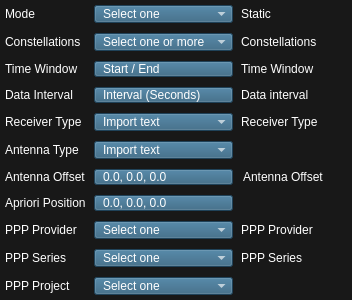
          <widget class="QWidget" name="generalTab">
           <property name="styleSheet">
            <string notr="true">background-color: rgb(24, 24, 24); color: rgb(255, 255, 255);</string>
           </property>
           <attribute name="title">
            <string>General</string>
           </attribute>
           <layout class="QGridLayout" name="configGridLayout">
            <property name="sizeConstraint">
             <enum>QLayout::SizeConstraint::SetDefaultConstraint</enum>
            </property>
            <property name="leftMargin">
             <number>5</number>
            </property>
            <property name="topMargin">
             <number>5</number>
            </property>
            <property name="rightMargin">
             <number>5</number>
            </property>
            <property name="bottomMargin">
             <number>5</number>
            </property>
            <property name="horizontalSpacing">
             <number>8</number>
            </property>
            <property name="verticalSpacing">
             <number>10</number>
            </property>
            <item row="5" column="0">
             <widget class="QLabel" name="receiverTypeLabel">
              <property name="text">
               <string>Receiver Type</string>
              </property>
             </widget>
            </item>
            <item row="13" column="0">
             <widget class="QLabel" name="pppProjectLabel">
              <property name="minimumSize">
               <size>
                <width>0</width>
                <height>0</height>
               </size>
              </property>
              <property name="maximumSize">
               <size>
                <width>16777215</width>
                <height>16777215</height>
               </size>
              </property>
              <property name="text">
               <string>PPP Project</string>
              </property>
             </widget>
            </item>
            <item row="6" column="2">
             <widget class="QComboBox" name="antennaTypeCombo">
              <property name="sizePolicy">
               <sizepolicy hsizetype="Minimum" vsizetype="Fixed">
                <horstretch>0</horstretch>
                <verstretch>0</verstretch>
               </sizepolicy>
              </property>
              <property name="cursor">
               <cursorShape>PointingHandCursor</cursorShape>
              </property>
              <property name="styleSheet">
               <string notr="true">QComboBox {
    background-color: #2c5d7c;
    color: white;
    padding: 0px 8px;
    font: 13pt &quot;Segoe UI&quot;;
    text-align: left;
}
QComboBox:hover {
    background-color: #214861;
}
QComboBox:disabled {
    background-color: rgb(120, 120, 120);
}</string>
              </property>
              <item>
               <property name="text">
                <string>Import text</string>
               </property>
              </item>
             </widget>
            </item>
            <item row="1" column="3">
             <widget class="QLabel" name="modeValue">
              <property name="visible">
               <bool>false</bool>
              </property>
              <property name="text">
               <string>Static</string>
              </property>
             </widget>
            </item>
            <item row="6" column="0">
             <widget class="QLabel" name="antennaTypeLabel">
              <property name="text">
               <string>Antenna Type</string>
              </property>
             </widget>
            </item>
            <item row="4" column="3">
             <widget class="QLabel" name="dataIntervalValue">
              <property name="sizePolicy">
               <sizepolicy hsizetype="Minimum" vsizetype="Preferred">
                <horstretch>0</horstretch>
                <verstretch>0</verstretch>
               </sizepolicy>
              </property>
              <property name="visible">
               <bool>false</bool>
              </property>
              <property name="text">
               <string>Data interval</string>
              </property>
             </widget>
            </item>
            <item row="11" column="0">
             <widget class="QLabel" name="pppSeriesLabel">
              <property name="text">
               <string>PPP Series</string>
              </property>
             </widget>
            </item>
            <item row="1" column="0">
             <widget class="QLabel" name="modeLabel">
              <property name="sizePolicy">
               <sizepolicy hsizetype="Minimum" vsizetype="Preferred">
                <horstretch>0</horstretch>
                <verstretch>0</verstretch>
               </sizepolicy>
              </property>
              <property name="text">
               <string>Mode</string>
              </property>
             </widget>
            </item>
            <item row="2" column="3">
             <widget class="QLabel" name="constellationsValue">
              <property name="visible">
               <bool>false</bool>
              </property>
              <property name="text">
               <string>Constellations</string>
              </property>
             </widget>
            </item>
            <item row="5" column="2">
             <widget class="QComboBox" name="receiverTypeCombo">
              <property name="sizePolicy">
               <sizepolicy hsizetype="Minimum" vsizetype="Fixed">
                <horstretch>0</horstretch>
                <verstretch>0</verstretch>
               </sizepolicy>
              </property>
              <property name="cursor">
               <cursorShape>PointingHandCursor</cursorShape>
              </property>
              <property name="styleSheet">
               <string notr="true">QComboBox {
    background-color: #2c5d7c;
    color: white;
    padding: 0px 8px;
    font: 13pt &quot;Segoe UI&quot;;
    text-align: left;
}
QComboBox:hover {
    background-color: #214861;
}
QComboBox:disabled {
    background-color: rgb(120, 120, 120);
}</string>
              </property>
              <item>
               <property name="text">
                <string>Import text</string>
               </property>
              </item>
             </widget>
            </item>
            <item row="1" column="2">
             <widget class="QComboBox" name="modeCombo">
              <property name="sizePolicy">
               <sizepolicy hsizetype="Minimum" vsizetype="Fixed">
                <horstretch>0</horstretch>
                <verstretch>0</verstretch>
               </sizepolicy>
              </property>
              <property name="cursor">
               <cursorShape>PointingHandCursor</cursorShape>
              </property>
              <property name="styleSheet">
               <string notr="true">QComboBox {
    background-color: #2c5d7c;
    color: white;
    padding: 0px 8px;
    font: 13pt &quot;Segoe UI&quot;;
    text-align: left;
}
QComboBox:hover {
    background-color: #214861;
}
QComboBox:disabled {
    background-color: rgb(120, 120, 120);
}</string>
              </property>
              <item>
               <property name="text">
                <string>Select one</string>
               </property>
              </item>
             </widget>
            </item>
            <item row="4" column="0">
             <widget class="QLabel" name="dataIntervalLabel">
              <property name="text">
               <string>Data Interval</string>
              </property>
             </widget>
            </item>
            <item row="11" column="3">
             <widget class="QLabel" name="pppSeriesValue">
              <property name="sizePolicy">
               <sizepolicy hsizetype="Minimum" vsizetype="Preferred">
                <horstretch>0</horstretch>
                <verstretch>0</verstretch>
               </sizepolicy>
              </property>
              <property name="visible">
               <bool>false</bool>
              </property>
              <property name="text">
               <string>PPP Series</string>
              </property>
             </widget>
            </item>
            <item row="11" column="2">
             <widget class="QComboBox" name="pppSeriesCombo">
              <property name="sizePolicy">
               <sizepolicy hsizetype="Minimum" vsizetype="Fixed">
                <horstretch>0</horstretch>
                <verstretch>0</verstretch>
               </sizepolicy>
              </property>
              <property name="cursor">
               <cursorShape>PointingHandCursor</cursorShape>
              </property>
              <property name="styleSheet">
               <string notr="true">QComboBox {
    background-color: #2c5d7c;
    color: white;
    padding: 0px 8px;
    font: 13pt &quot;Segoe UI&quot;;
    text-align: left;
}
QComboBox:hover {
    background-color: #214861;
}
QComboBox:disabled {
    background-color: rgb(120, 120, 120);
}</string>
              </property>
              <item>
               <property name="text">
                <string>Select one</string>
               </property>
              </item>
             </widget>
            </item>
            <item row="13" column="2">
             <widget class="QComboBox" name="pppProjectCombo">
              <property name="sizePolicy">
               <sizepolicy hsizetype="Minimum" vsizetype="Fixed">
                <horstretch>0</horstretch>
                <verstretch>0</verstretch>
               </sizepolicy>
              </property>
              <property name="cursor">
               <cursorShape>PointingHandCursor</cursorShape>
              </property>
              <property name="styleSheet">
               <string notr="true">QComboBox {
    background-color: #2c5d7c;
    color: white;
    padding: 0px 8px;
    font: 13pt &quot;Segoe UI&quot;;
    text-align: left;
}
QComboBox:hover {
    background-color: #214861;
}
QComboBox:disabled {
    background-color: rgb(120, 120, 120);
}</string>
              </property>
              <item>
               <property name="text">
                <string>Select one</string>
               </property>
              </item>
             </widget>
            </item>
            <item row="7" column="2">
             <widget class="QPushButton" name="antennaOffsetButton">
              <property name="sizePolicy">
               <sizepolicy hsizetype="Minimum" vsizetype="Fixed">
                <horstretch>0</horstretch>
                <verstretch>0</verstretch>
               </sizepolicy>
              </property>
              <property name="cursor">
               <cursorShape>PointingHandCursor</cursorShape>
              </property>
              <property name="styleSheet">
               <string notr="true">QPushButton {
    background-color: #2c5d7c;
    color: white;
    padding: 0px 8px;
    font: 13pt &quot;Segoe UI&quot;;
    text-align: left;
}
QPushButton:hover {
    background-color: #214861;
}
QPushButton:pressed {
    background-color: #1a3649;
}
QPushButton:disabled {
    background-color: rgb(120, 120, 120);
}</string>
              </property>
              <property name="text">
               <string>0.0, 0.0, 0.0</string>
              </property>
             </widget>
            </item>
            <item row="2" column="2">
             <widget class="QComboBox" name="constellationsCombo">
              <property name="sizePolicy">
               <sizepolicy hsizetype="Minimum" vsizetype="Fixed">
                <horstretch>0</horstretch>
                <verstretch>0</verstretch>
               </sizepolicy>
              </property>
              <property name="cursor">
               <cursorShape>PointingHandCursor</cursorShape>
              </property>
              <property name="styleSheet">
               <string notr="true">QComboBox {
    background-color: #2c5d7c;
    color: white;
    padding: 0px 8px;
    font: 13pt &quot;Segoe UI&quot;;
    text-align: left;
}
QComboBox:hover {
    background-color: #214861;
}
QComboBox:disabled {
    background-color: rgb(120, 120, 120);
}</string>
              </property>
              <item>
               <property name="text">
                <string>Select one or more</string>
               </property>
              </item>
             </widget>
            </item>
            <item row="7" column="0">
             <widget class="QLabel" name="antennaOffsetLabel">
              <property name="text">
               <string>Antenna Offset</string>
              </property>
             </widget>
            </item>
            <item row="7" column="3">
             <widget class="QLineEdit" name="antennaOffsetValue">
              <property name="sizePolicy">
               <sizepolicy hsizetype="Minimum" vsizetype="Fixed">
                <horstretch>0</horstretch>
                <verstretch>0</verstretch>
               </sizepolicy>
              </property>
              <property name="visible">
               <bool>false</bool>
              </property>
              <property name="styleSheet">
               <string notr="true">background:transparent;border:none;</string>
              </property>
              <property name="text">
               <string>Antenna Offset</string>
              </property>
              <property name="readOnly">
               <bool>true</bool>
              </property>
             </widget>
            </item>
            <item row="2" column="0">
             <widget class="QLabel" name="constellationsLabel">
              <property name="text">
               <string>Constellations</string>
              </property>
             </widget>
            </item>
            <item row="3" column="0">
             <widget class="QLabel" name="timeWindowLabel">
              <property name="text">
               <string>Time Window</string>
              </property>
             </widget>
            </item>
            <item row="4" column="2">
             <widget class="QPushButton" name="dataIntervalButton">
              <property name="sizePolicy">
               <sizepolicy hsizetype="Minimum" vsizetype="Fixed">
                <horstretch>0</horstretch>
                <verstretch>0</verstretch>
               </sizepolicy>
              </property>
              <property name="cursor">
               <cursorShape>PointingHandCursor</cursorShape>
              </property>
              <property name="styleSheet">
               <string notr="true">QPushButton {
    background-color: #2c5d7c;
    color: white;
    padding: 0px 8px;
    font: 13pt &quot;Segoe UI&quot;;
    text-align: left;
}
QPushButton:hover {
    background-color: #214861;
}
QPushButton:pressed {
    background-color: #1a3649;
}
QPushButton:disabled {
    background-color: rgb(120, 120, 120);
}</string>
              </property>
              <property name="text">
               <string>Interval (Seconds)</string>
              </property>
             </widget>
            </item>
            <item row="9" column="0">
             <widget class="QLabel" name="pppProviderLabel">
              <property name="text">
               <string>PPP Provider</string>
              </property>
             </widget>
            </item>
            <item row="9" column="2">
             <widget class="QComboBox" name="pppProviderCombo">
              <property name="sizePolicy">
               <sizepolicy hsizetype="Minimum" vsizetype="Fixed">
                <horstretch>0</horstretch>
                <verstretch>0</verstretch>
               </sizepolicy>
              </property>
              <property name="cursor">
               <cursorShape>PointingHandCursor</cursorShape>
              </property>
              <property name="styleSheet">
               <string notr="true">QComboBox {
    background-color: #2c5d7c;
    color: white;
    padding: 0px 8px;
    font: 13pt &quot;Segoe UI&quot;;
    text-align: left;
}
QComboBox:hover {
    background-color: #214861;
}
QComboBox:disabled {
    background-color: rgb(120, 120, 120);
}</string>
              </property>
              <item>
               <property name="text">
                <string>Select one</string>
               </property>
              </item>
             </widget>
            </item>
            <item row="3" column="2">
             <widget class="QPushButton" name="timeWindowButton">
              <property name="sizePolicy">
               <sizepolicy hsizetype="Minimum" vsizetype="Fixed">
                <horstretch>0</horstretch>
                <verstretch>0</verstretch>
               </sizepolicy>
              </property>
              <property name="cursor">
               <cursorShape>PointingHandCursor</cursorShape>
              </property>
              <property name="styleSheet">
               <string notr="true">QPushButton {
    background-color: #2c5d7c;
    color: white;
    padding: 0px 8px;
    font: 13pt &quot;Segoe UI&quot;;
    text-align: left;
}
QPushButton:hover {
    background-color: #214861;
}
QPushButton:pressed {
    background-color: #1a3649;
}
QPushButton:disabled {
    background-color: rgb(120, 120, 120);
}</string>
              </property>
              <property name="text">
               <string>Start / End</string>
              </property>
             </widget>
            </item>
            <item row="9" column="3">
             <widget class="QLabel" name="pppProviderValue">
              <property name="sizePolicy">
               <sizepolicy hsizetype="Minimum" vsizetype="Preferred">
                <horstretch>0</horstretch>
                <verstretch>0</verstretch>
               </sizepolicy>
              </property>
              <property name="visible">
               <bool>false</bool>
              </property>
              <property name="text">
               <string>PPP Provider</string>
              </property>
             </widget>
            </item>
            <item row="5" column="3">
             <widget class="QLabel" name="receiverTypeValue">
              <property name="sizePolicy">
               <sizepolicy hsizetype="Minimum" vsizetype="Preferred">
                <horstretch>0</horstretch>
                <verstretch>0</verstretch>
               </sizepolicy>
              </property>
              <property name="visible">
               <bool>false</bool>
              </property>
              <property name="text">
               <string>Receiver Type</string>
              </property>
             </widget>
            </item>
            <item row="6" column="3">
             <widget class="QLabel" name="antennaTypeValue">
              <property name="sizePolicy">
               <sizepolicy hsizetype="Minimum" vsizetype="Preferred">
                <horstretch>0</horstretch>
                <verstretch>0</verstretch>
               </sizepolicy>
              </property>
              <property name="visible">
               <bool>false</bool>
              </property>
             </widget>
            </item>
            <item row="3" column="3">
             <widget class="QLabel" name="timeWindowValue">
              <property name="sizePolicy">
               <sizepolicy hsizetype="Minimum" vsizetype="Preferred">
                <horstretch>0</horstretch>
                <verstretch>0</verstretch>
               </sizepolicy>
              </property>
              <property name="visible">
               <bool>false</bool>
              </property>
              <property name="text">
               <string>Time Window</string>
              </property>
             </widget>
            </item>
            <item row="8" column="2">
             <widget class="QPushButton" name="aprioriPositionButton">
              <property name="sizePolicy">
               <sizepolicy hsizetype="Minimum" vsizetype="Fixed">
                <horstretch>0</horstretch>
                <verstretch>0</verstretch>
               </sizepolicy>
              </property>
              <property name="cursor">
               <cursorShape>PointingHandCursor</cursorShape>
              </property>
              <property name="styleSheet">
               <string notr="true">QPushButton {
    background-color: #2c5d7c;
    color: white;
    padding: 0px 8px;
    font: 13pt &quot;Segoe UI&quot;;
    text-align: left;
}
QPushButton:hover {
    background-color: #214861;
}
QPushButton:pressed {
    background-color: #1a3649;
}
QPushButton:disabled {
    background-color: rgb(120, 120, 120);
}</string>
              </property>
              <property name="text">
               <string>0.0, 0.0, 0.0</string>
              </property>
             </widget>
            </item>
            <item row="8" column="0">
             <widget class="QLabel" name="aprioriPositionLabel">
              <property name="text">
               <string>Apriori Position</string>
              </property>
             </widget>
            </item>
           </layout>
          </widget>
